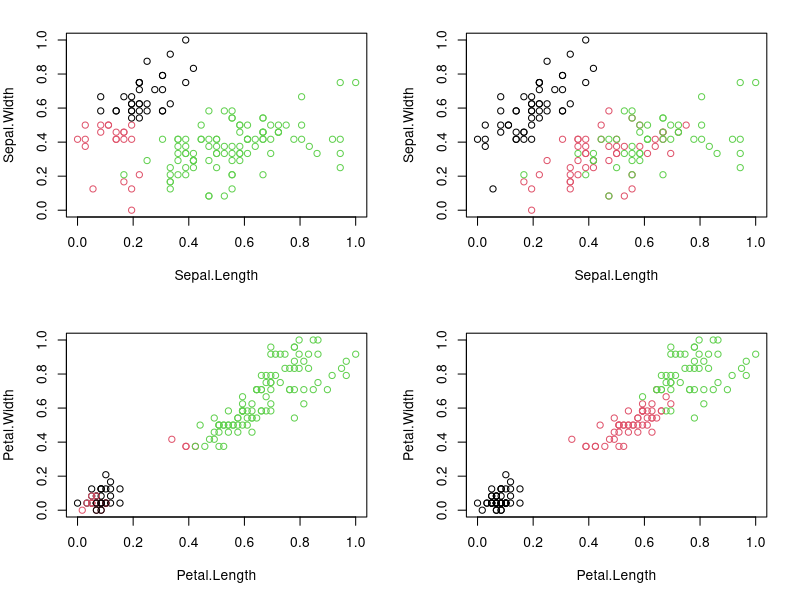

R code for this plot:
#K-Means Clustering

require("datasets")
data("iris") # load Iris Dataset
str(iris) #view structure of dataset

summary(iris) #view statistical summary of dataset

head(iris, 3) #view top  rows of dataset

#Preprocess the dataset
#Since clustering is a type of Unsupervised Learning, 
#we would not require Class Label(output) during execution of our algorithm. 
#We will, therefore, remove Class Attribute “Species” and store it in another variable. 
#We would then normalize the attributes between 0 and 1 using our own function.

iris.new<- iris[,c(1,2,3,4)]
iris.class<- iris[,"Species"]
head(iris.new, 3)

head(iris.class, 3)

normalize <- function(x){
  return ((x-min(x))/(max(x)-min(x)))
}

iris.new$Sepal.Length<- normalize(iris.new$Sepal.Length)
iris.new$Sepal.Width<- normalize(iris.new$Sepal.Width)
iris.new$Petal.Length<- normalize(iris.new$Petal.Length)
iris.new$Petal.Width<- normalize(iris.new$Petal.Width)
head(iris.new)

#Apply the K-means clustering algorithm
result<- kmeans(iris.new,3) #aplly k-means algorithm with no. of centroids(k)=3
result$size # gives no. of records in each cluster

result$centers # gives value of cluster center datapoint value(3 centers for k=3)

result$cluster #gives cluster vector showing the custer where each record falls

#Verify results of clustering
par(mfrow=c(2,2), mar=c(5,4,2,2))
plot(iris.new[c(1,2)], col=result$cluster)# Plot to see how Sepal.Length and Sepal.Width data points have been distributed in clusters
plot(iris.new[c(1,2)], col=iris.class)# Plot to see how Sepal.Length and Sepal.Width data points have been distributed originally as per "class" attribute in dataset
plot(iris.new[c(3,4)], col=result$cluster)# Plot to see how Petal.Length and Petal.Width data points have been distributed in clusters
plot(iris.new[c(3,4)], col=iris.class)

tab <- table(result$cluster,iris.class)
tab

#How did the model do?
#TASK: Accuracy = number of correctly classified/(total classified) = ?
#i.e our model has achieved ?% accuracy!
sum(diag(tab)/sum(tab))



